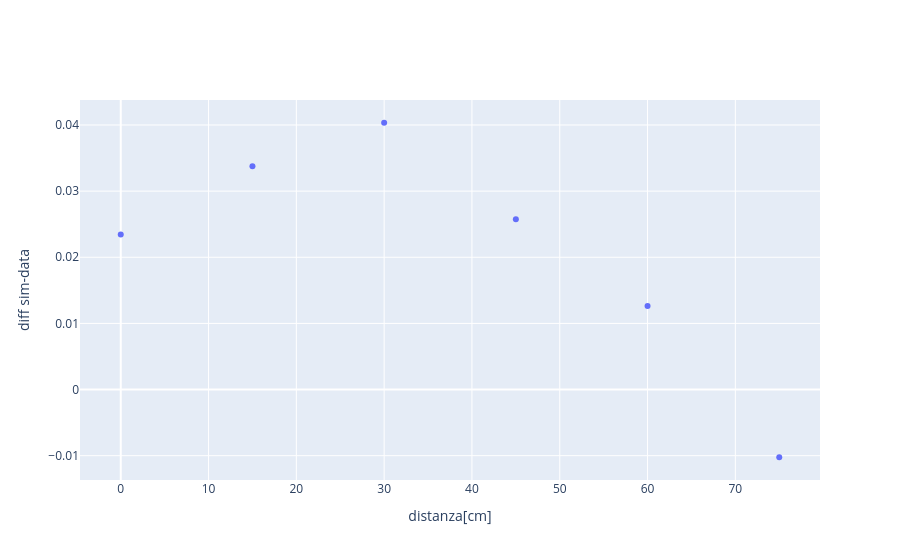

The notebook cell saved with this chart:
### Markdown cell above
## Diff

### Code cell
fig = go.Figure()

fig.add_trace( go.Scatter( x = sim_G['Mx'] , y = -(((df_G[' pgm_triple'])/(df_G[' pm_doppie'])) - ((sim_G['triple'].to_numpy())/(sim_G['doppie'].to_numpy()))) , mode = 'markers' , name = 'G'))

fig.update_xaxes( title_text = 'distanza[cm]')
fig.update_yaxes( title_text = 'diff sim-data')
fig.show()

### Figure 1 — Plotly figure (JSON) as saved in the notebook; plotly's stock layout.template omitted (floating-point values rounded to 4 significant figures)
{"data": [{"mode": "markers", "name": "G", "type": "scatter", "x": [0, 15, 30, 45, 60, 75], "y": [0.02346, 0.03377, 0.04034, 0.02575, 0.01262, -0.01024]}], "layout": {"xaxis": {"title": {"text": "distanza[cm]"}}, "yaxis": {"title": {"text": "diff sim-data"}}}}
